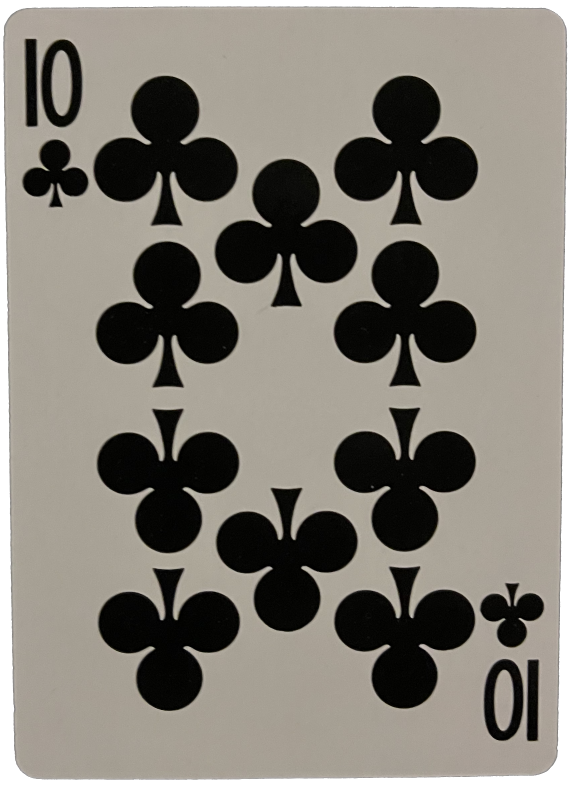
#> input picture data-augmentation/iphone-deck/10_clubs.png, 1711 x 2359 px (shown at 1/3 size)
$ python -i dataset_generation.py   (imports and definitions only)
#> lines starting #> are read from the running program, lines starting #| are printed output that depends on the picture
#> further down, picture is the input picture: PIL image 1711x2359 RGBA; mean R, G, B, A 118.3, 113.8, 105.3, 241.4
from PIL import Image, ImageEnhance, ImageOps, ImageDraw, ImageFilter
import random
import numpy as np
from multiprocessing import Pool
import os
import string
import image_transformer
from dotenv import load_dotenv
import argparse
import shutil

# [1 line not run here, left out]

class_id_mapping = {
    'a': 0,
    '2': 1,
    '3': 2,
    '4': 3,
    '5': 4,
    '6': 5,
    '7': 6,
    '8': 7,
    '9': 8,
    '10': 9,
    'j': 10,
    'q': 11,
    'k': 12
}


# At 1 foot: card is 850 pixels tall in 3024 resolution (iPhone 13)
CARD_IMAGE_HEIGHT_RATIO = 850/3024
# CV will resize to square aspect ratio, for accurate distance evaluation use square background
# resize_from_distance will not resize card larger than background
# [36 lines left out: functions resize_from_distance, resize, add_padding, not called in this run]

def rotate(image):
    rotation_angle = random.uniform(0, 360)
    return image.rotate(rotation_angle, expand=True)

# [14 lines left out: functions modify_brightness, modify_contrast, modify_saturation, not called in this run]

def add_gaussian_blur(image):
    radius = min(np.random.exponential(1), 5)
    return image.filter(ImageFilter.GaussianBlur(radius=radius))

# [33 lines left out: functions add_gaussian_noise, adjust_saturation, adjust_hue, not called in this run]

def add_random_tint(image):
    image = image.convert("RGB")
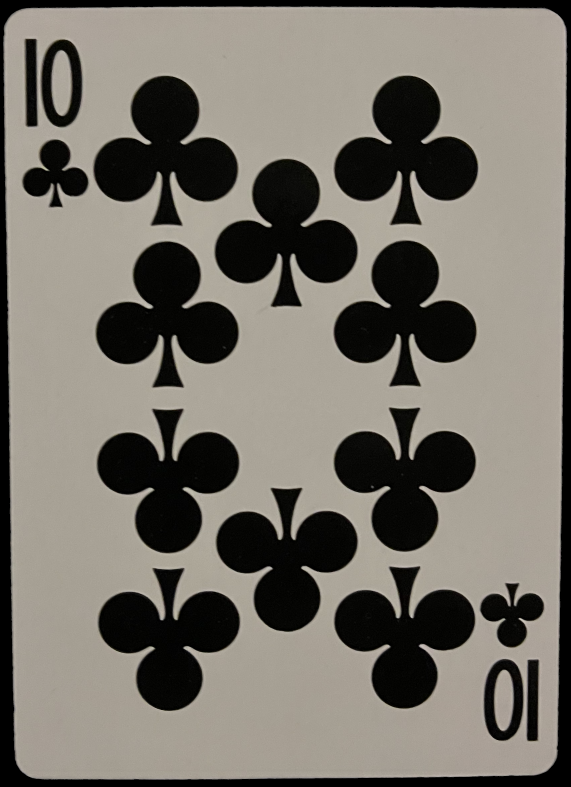
#> image: PIL image 1711x2359 RGB (shown at 1/3 size); mean R, G, B 118.3, 113.8, 105.3
    r, g, b = image.split()

    r = r.point(lambda i: i * random.uniform(0.8, 1.2))
    g = g.point(lambda i: i * random.uniform(0.8, 1.2))
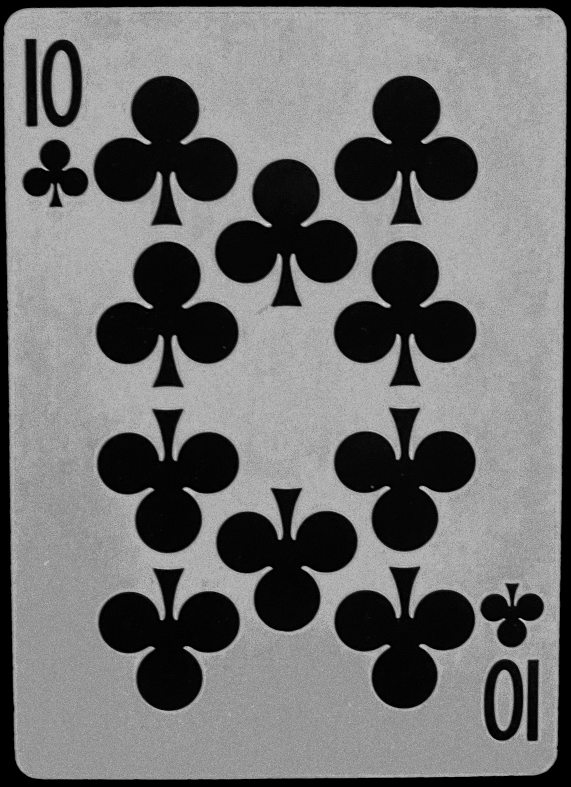
#> g: PIL image 1711x2359 L (shown at 1/3 size); min 0, max 248, mean 113.5
    b = b.point(lambda i: i * random.uniform(0.8, 1.2))

    return Image.merge('RGB', (r, g, b))

# [165 lines left out: functions add_salt_and_pepper_noise, draw_bounding_box, draw_point, find_coeffs, convert_to_yolo_format, process_segment and 5 more, not called in this run]

def overlay(top_image, background_image, off_x, off_y):
    top_left = (off_x, off_y)
    background_image.paste(top_image, top_left, top_image)

# [68 lines left out: functions card_occludes_other_cards, generate_image, not called in this run]

def random_string(length=12):
    letters = string.ascii_letters + string.digits
    return ''.join(random.choice(letters) for _ in range(length))

# [86 lines left out: functions make_directory, generate_test_data, generate_dataset, not called in this run]

parser = argparse.ArgumentParser(description='Dataset generation')
# [11 lines not run here, left out]

>>> from PIL import Image
>>> picture = Image.open('iphone-deck/10_clubs.png')
>>> result = add_random_tint(picture)

$ run again, on data-augmentation/iphone-deck/2_clubs.png
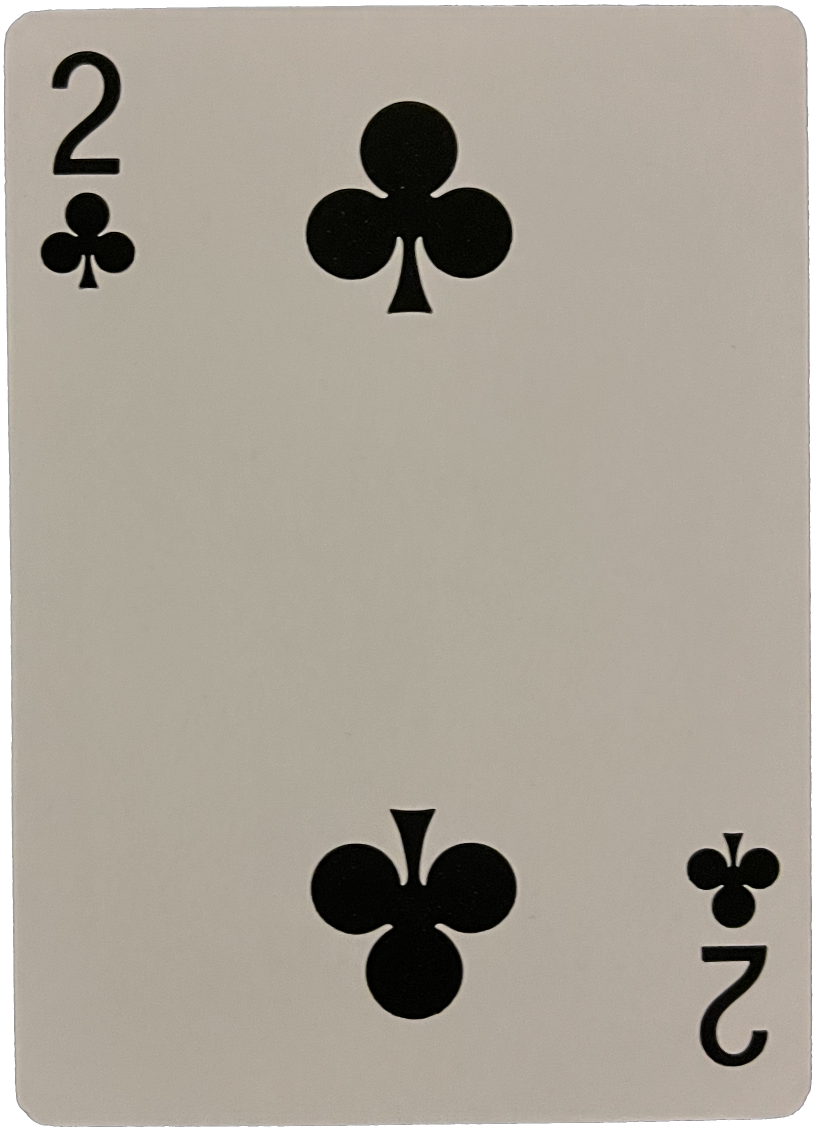
#> input picture data-augmentation/iphone-deck/2_clubs.png, 1643 x 2267 px (shown at 1/2 size)
#> picture is the input picture: PIL image 1643x2267 RGBA; mean R, G, B, A 158.7, 151.9, 140.7, 243.5
#> in add_random_tint, `r, g, b = image.split()`:
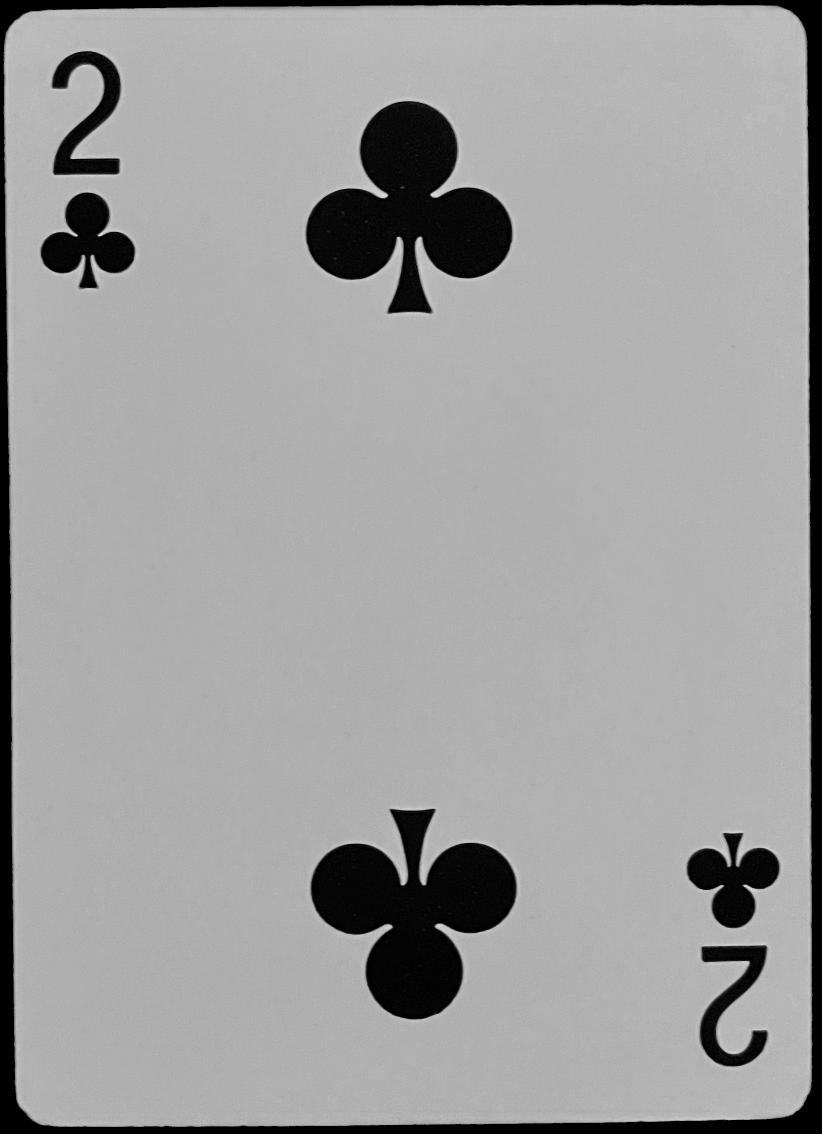
#> r: PIL image 1643x2267 L (shown at 1/2 size); min 0, max 235, mean 158.7
#> in add_random_tint, `g = g.point(lambda i: i * random.uniform(0.8, 1.2))`:
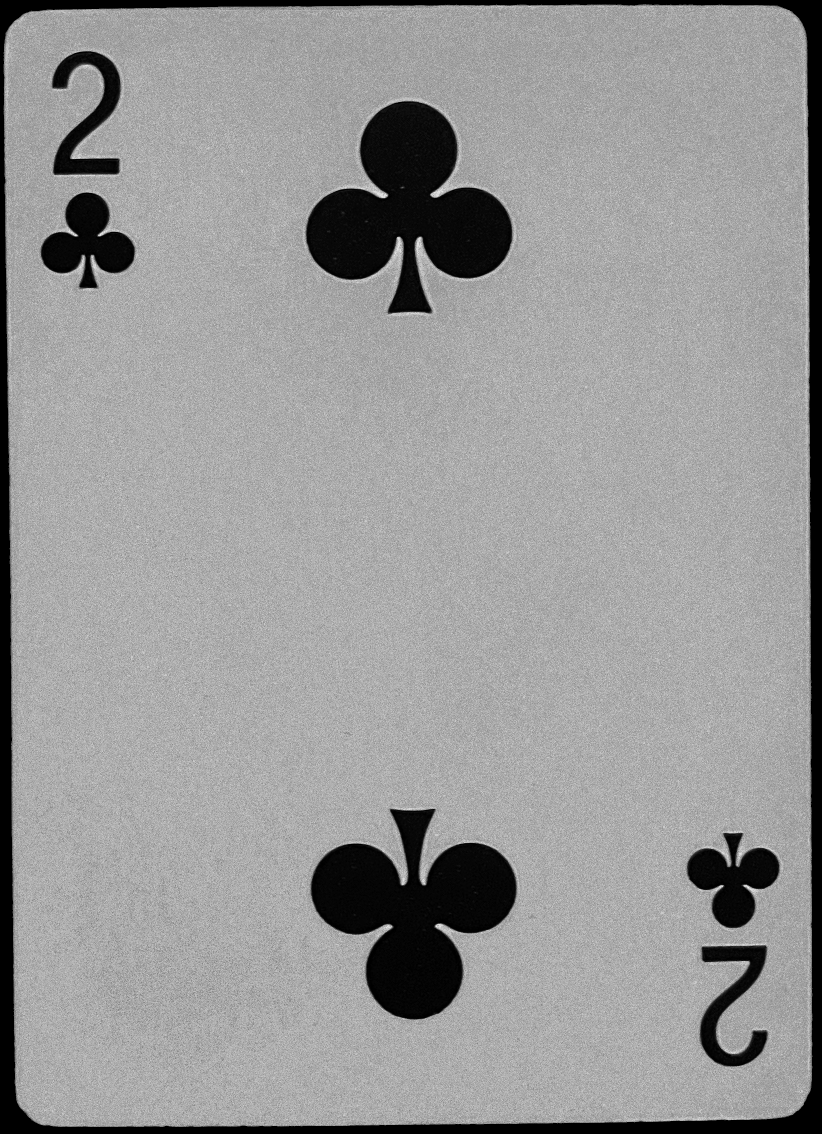
#> g: PIL image 1643x2267 L (shown at 1/2 size); min 0, max 254, mean 151.7

$ run again, on data-augmentation/iphone-deck/2_diamonds.png
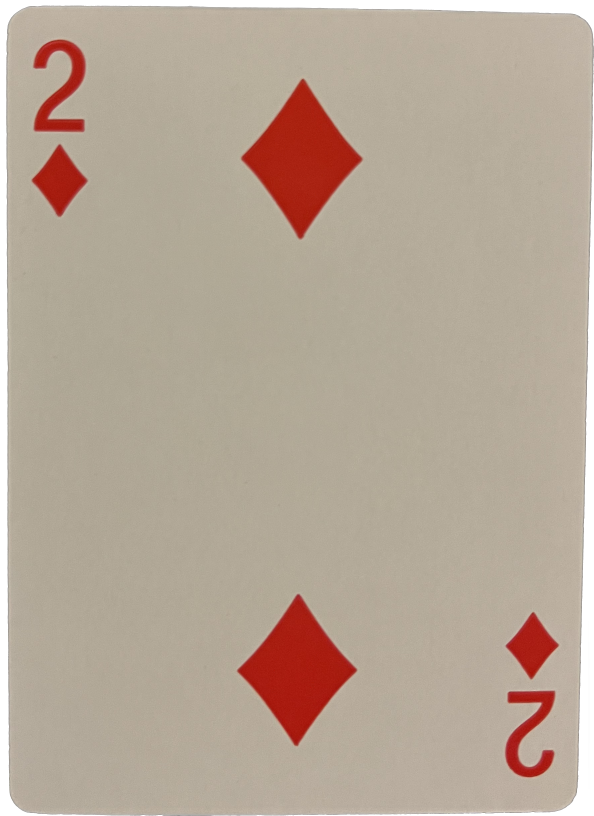
#> input picture data-augmentation/iphone-deck/2_diamonds.png, 1781 x 2447 px (shown at 1/3 size)
#> picture is the input picture: PIL image 1781x2447 RGBA; mean R, G, B, A 173.1, 157.3, 141.5, 244.1
#> in add_random_tint, `r, g, b = image.split()`:
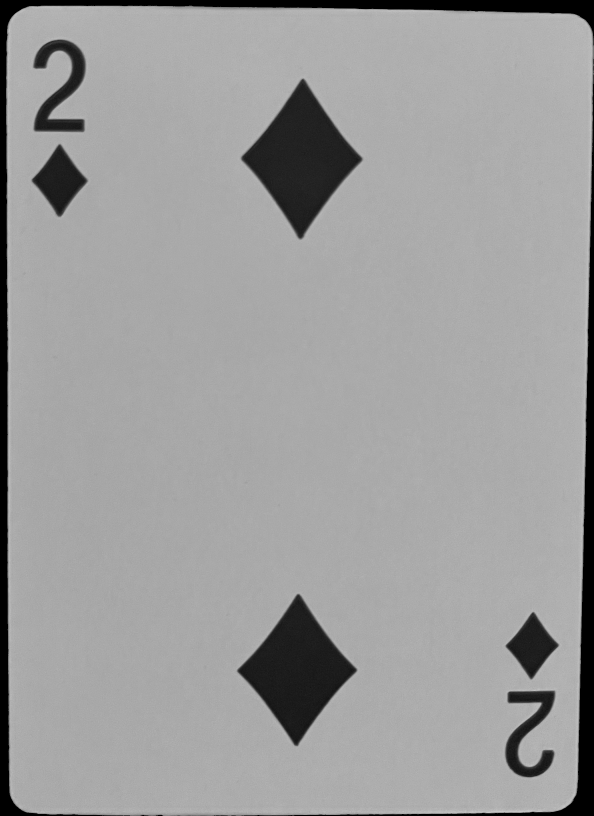
#> g: PIL image 1781x2447 L (shown at 1/3 size); min 0, max 215, mean 157.3
#> in add_random_tint, `b = b.point(lambda i: i * random.uniform(0.8, 1.2))`:
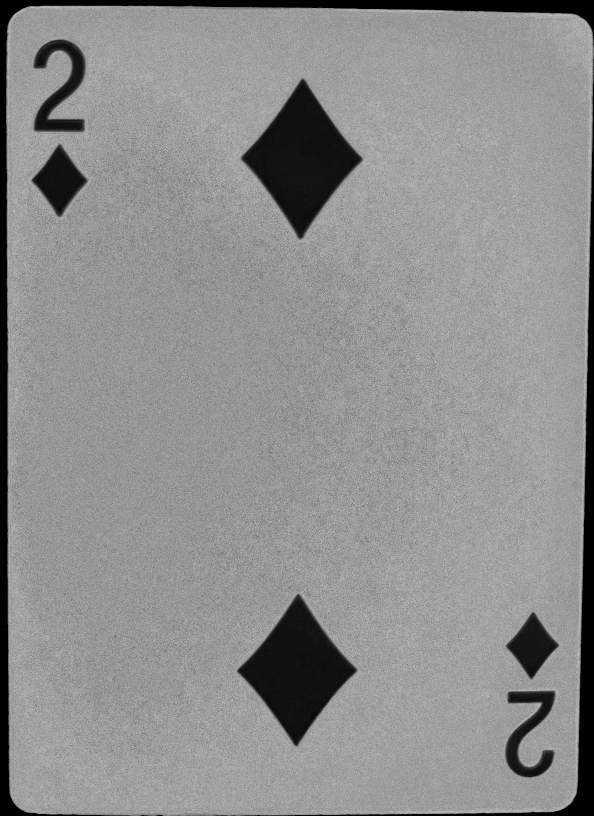
#> b: PIL image 1781x2447 L (shown at 1/3 size); min 0, max 237, mean 142.9

$ run again, on data-augmentation/iphone-deck/2_hearts.png
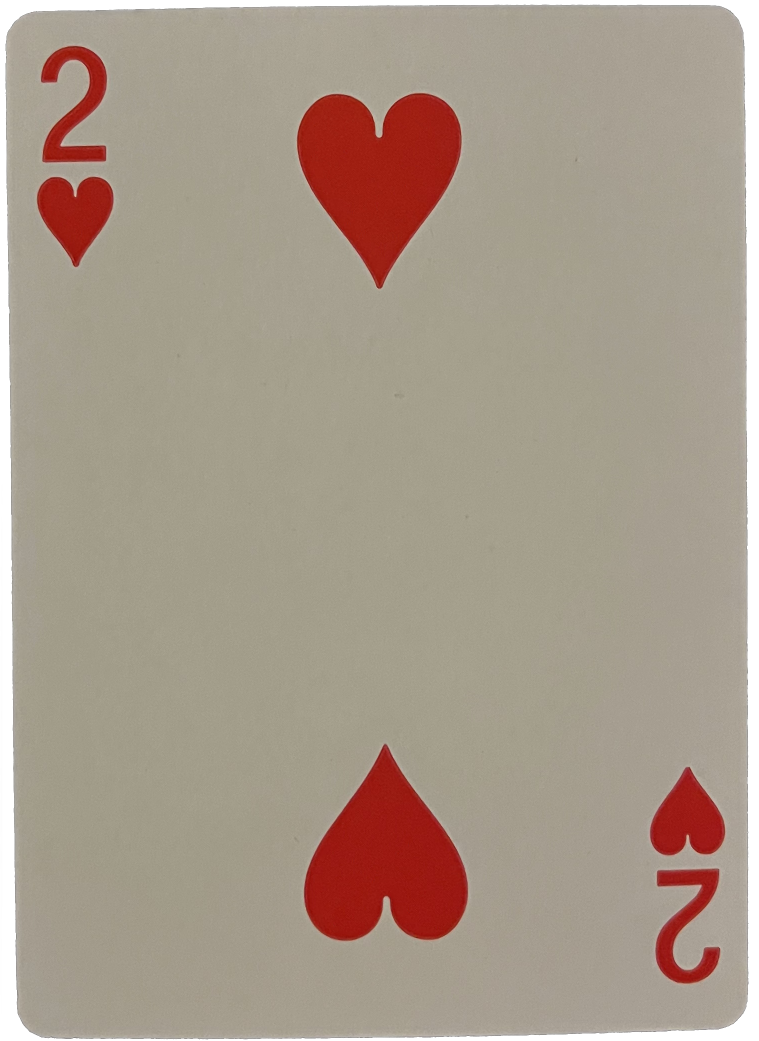
#> input picture data-augmentation/iphone-deck/2_hearts.png, 1518 x 2081 px (shown at 1/2 size)
#> picture is the input picture: PIL image 1518x2081 RGBA; mean R, G, B, A 157.4, 143, 127.9, 243.1
#> in add_random_tint, `r, g, b = image.split()`:
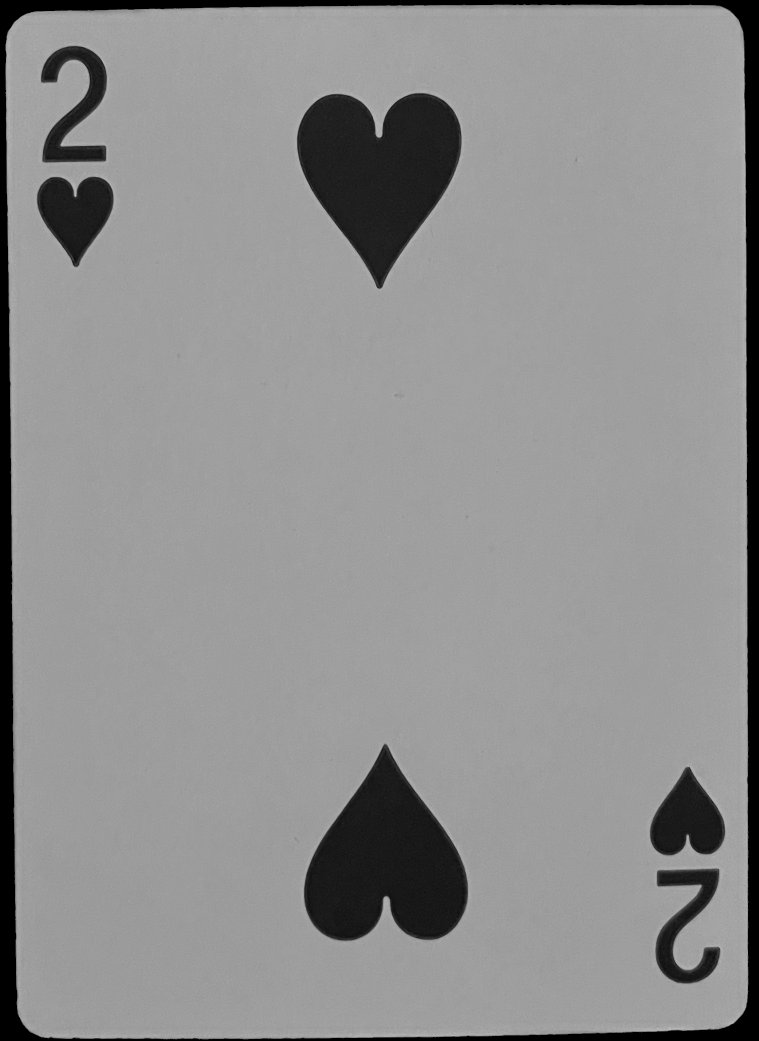
#> g: PIL image 1518x2081 L (shown at 1/2 size); min 0, max 197, mean 143
#> in add_random_tint, `b = b.point(lambda i: i * random.uniform(0.8, 1.2))`:
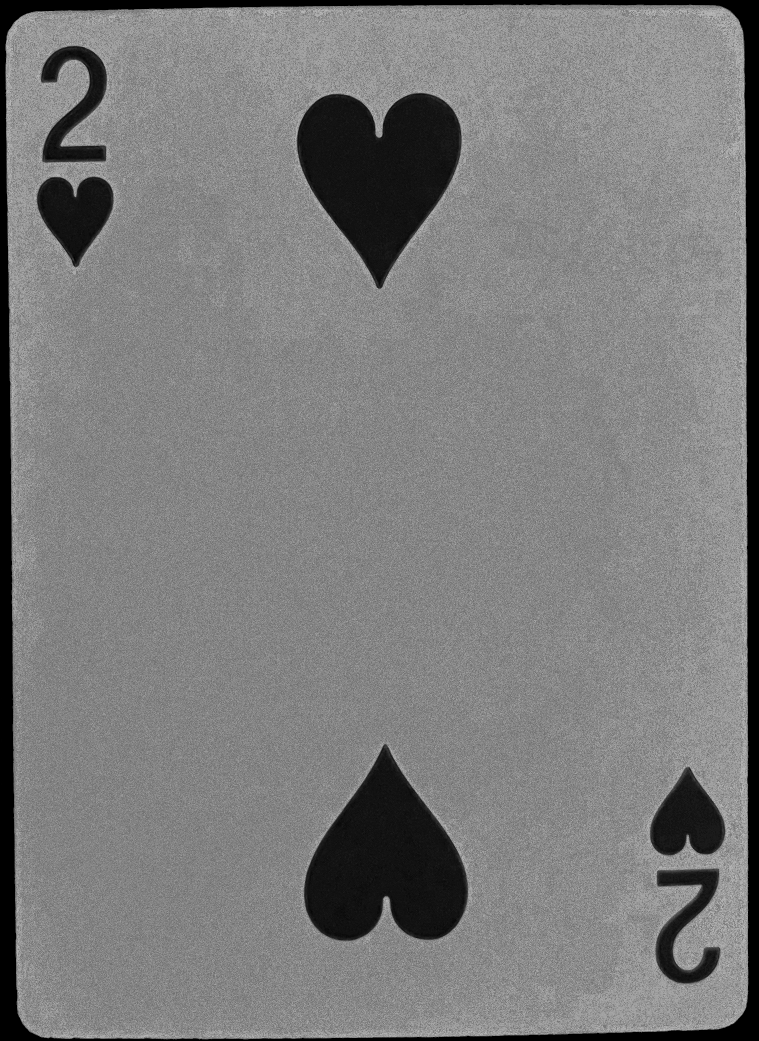
#> b: PIL image 1518x2081 L (shown at 1/2 size); min 0, max 212, mean 124
